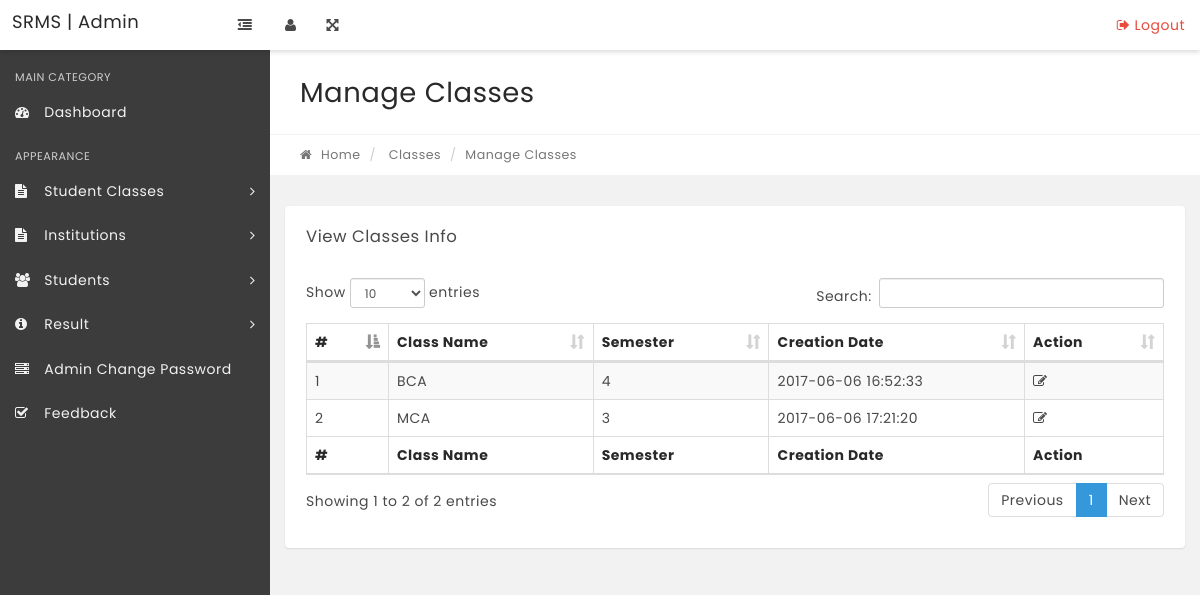
The page /srms/manage-classes.php on the database its author committed.
### tables this page shows
CREATE TABLE `tblclasses` (
  `id` int(11) NOT NULL,
  `ClassName` varchar(80) DEFAULT NULL,
  `ClassNameNumeric` int(4) DEFAULT NULL,
  `Section` varchar(5) DEFAULT NULL,
  `CreationDate` timestamp NULL DEFAULT current_timestamp(),
  `UpdationDate` timestamp NULL DEFAULT NULL
);

### srms/manage-classes.php (the view, shortened to what this page needs)
<?php
include('includes/config.php');
if(strlen($_SESSION['alogin'])=="")
    {
    header("Location: index.php");
    }
    else{
?>
<!DOCTYPE html>
<html lang="en">
    <head>
        <link rel="stylesheet" href="css/bootstrap.min.css" media="screen" >
        <link rel="stylesheet" href="css/font-awesome.min.css" media="screen" >
        <link rel="stylesheet" href="css/animate-css/animate.min.css" media="screen" >
        <link rel="stylesheet" href="css/lobipanel/lobipanel.min.css" media="screen" >
        <link rel="stylesheet" href="css/prism/prism.css" media="screen" >
        <link rel="stylesheet" type="text/css" href="js/DataTables/datatables.min.css"/>
        <link rel="stylesheet" href="css/main.css" media="screen" >
    </head>
    <body class="top-navbar-fixed">
        <div class="main-wrapper">
   <?php include('includes/topbar.php');?>
            <div class="content-wrapper">
                <div class="content-container">
<?php include('includes/leftbar.php');?>
                    <div class="main-page">
                        <div class="container-fluid">
                            <div class="row page-title-div">
                                <div class="col-md-6">
                                    <h2 class="title">Manage Classes</h2>
                                </div>
                            </div>
                            <div class="row breadcrumb-div">
                                <div class="col-md-6">
                                    <ul class="breadcrumb">
            							<li><a href="dashboard.php"><i class="fa fa-home"></i> Home</a></li>
                                        <li> Classes</li>
            							<li class="active">Manage Classes</li>
            						</ul>
                                </div>
                            </div>
                        </div>
                        <section class="section">
                            <div class="container-fluid">
                                <div class="row">
                                    <div class="col-md-12">
                                        <div class="panel">
                                            <div class="panel-heading">
                                                <div class="panel-title">
                                                    <h5>View Classes Info</h5>
                                                </div>
                                            </div>
                                            <div class="panel-body p-20">
                                                <table id="example" class="display table table-striped table-bordered" cellspacing="0" width="100%">
                                                    <thead>
                                                        <tr>
                                                            <th>#</th>
                                                            <th>Class Name</th>
                                                            <th>Semester</th>
                                                            <th>Creation Date</th>
                                                            <th>Action</th>
                                                        </tr>
                                                    </thead>
                                                    <tfoot>
                                                        <tr>
                                                          <th>#</th>
                                                            <th>Class Name</th>
                                                            <th>Semester</th>
                                                            <th>Creation Date</th>
                                                            <th>Action</th>
                                                        </tr>
                                                    </tfoot>
                                                    <tbody>
<?php $sql = "SELECT * from tblclasses";
$query = $dbh->prepare($sql);
$query->execute();
$results=$query->fetchAll(PDO::FETCH_OBJ);
$cnt=1;
if($query->rowCount() > 0)
{
foreach($results as $result)
{   ?>
<tr>
 <td><?php echo htmlentities($cnt);?></td>
                                                            <td><?php echo htmlentities($result->ClassName);?></td>
                                                            <td><?php echo htmlentities($result->Section);?></td>
                                                            <td><?php echo htmlentities($result->CreationDate);?></td>
<td>
<a href="edit-class.php?classid=<?php echo htmlentities($result->id);?>"><i class="fa fa-edit" title="Edit Record"></i> </a>
</td>
</tr>
<?php $cnt=$cnt+1;}} ?>
                                                    </tbody>
                                                </table>
                                            </div>
                                        </div>
                                    </div>
                                                </div>
                                            </div>
                                        </div>
                                    </div>
                                </div>
                            </div>
    </body>
</html>
<?php } ?>

### rows shown on the page
tblclasses: ClassName "BCA", Section "4", CreationDate "2017-06-06 16:52:33"
tblclasses: ClassName "MCA", Section "3", CreationDate "2017-06-06 17:21:20"
